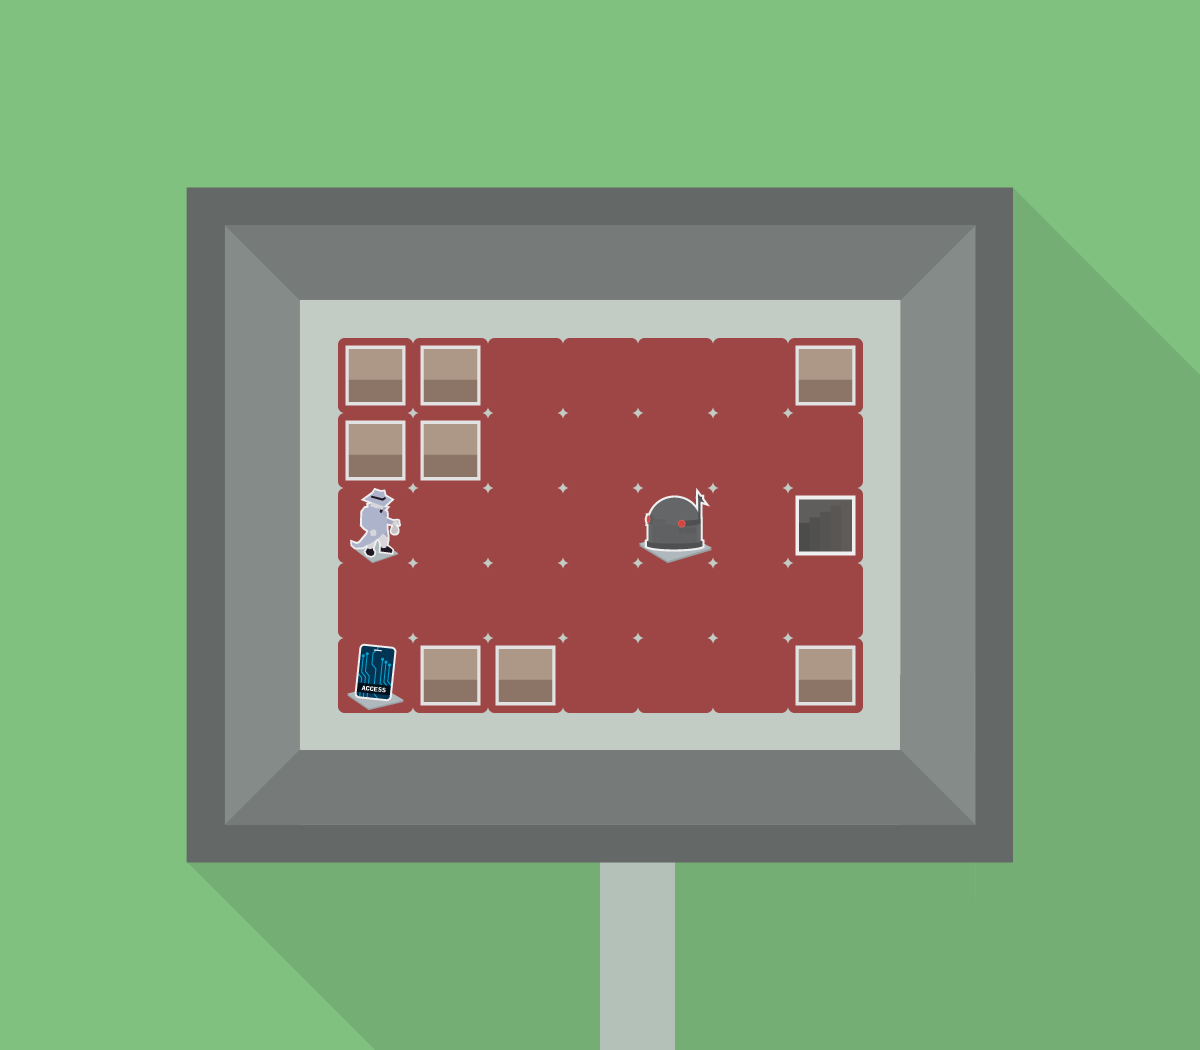

This game map was drawn from its Tiled (.tmx) file and the tilesets committed beside it. A one-line description and the full map source follow:
An orthogonal 16x14 tile map with 75x75 px tiles, 3 tile layers (Board, Tiles, Assets), 3 tilesets.

<map version="1.0" tiledversion="1.1.4" orientation="orthogonal" renderorder="right-down" width="16" height="14" tilewidth="75" tileheight="75" infinite="0" nextobjectid="1">
 <tileset firstgid="1" name="hq_v2" tilewidth="75" tileheight="75" tilecount="56" columns="8">
  <image source="tilesets/hq_v2.png" width="600" height="525" />
 </tileset>
 <tileset firstgid="57" name="hq" tilewidth="38" tileheight="38" tilecount="100" columns="10">
  <image source="tilesets/hq.png" width="380" height="380" />
 </tileset>
 <tileset firstgid="157" name="tiles" tilewidth="75" tileheight="75" tilecount="12" columns="4">
  <image source="tiles.png" width="300" height="225" />
 </tileset>
 <layer name="Board" width="16" height="14">
  <data encoding="csv">
1,1,1,1,1,1,1,1,1,1,1,1,1,1,1,1,
1,1,1,1,1,1,1,1,1,1,1,1,1,1,1,1,
1,1,9,10,10,10,10,10,10,10,10,10,10,15,1,1,
1,1,17,18,19,19,19,19,19,19,19,19,22,23,24,1,
1,1,17,26,28,28,28,28,28,28,28,28,30,23,51,24,
1,1,17,26,28,28,28,28,28,28,28,28,30,23,51,51,
1,1,17,26,28,28,28,28,28,28,28,28,30,23,51,51,
1,1,17,26,28,28,28,28,28,28,28,28,30,23,51,51,
1,1,17,26,28,28,28,28,28,28,28,28,30,23,51,51,
1,1,25,26,28,28,28,28,28,28,28,28,26,31,51,51,
1,1,17,34,19,19,19,19,19,19,19,19,38,23,51,51,
1,1,41,42,42,42,42,42,46,42,42,42,42,47,51,51,
1,1,1,50,51,51,51,51,54,51,51,51,51,51,51,51,
1,1,1,1,50,51,51,51,54,51,51,51,51,51,51,51
</data>
 </layer>
 <layer name="Tiles" width="16" height="14" offsetx="38" offsety="38">
  <data encoding="csv">
0,0,0,0,0,0,0,0,0,0,0,0,0,0,0,0,
0,0,0,0,0,0,0,0,0,0,0,0,0,0,0,0,
0,0,0,0,0,0,0,0,0,0,0,0,0,0,0,0,
0,0,0,0,0,0,0,0,0,0,0,0,0,0,0,0,
0,0,0,0,162,162,162,162,162,162,162,0,0,0,0,0,
0,0,0,0,162,162,162,162,162,162,162,0,0,0,0,0,
0,0,0,0,162,162,162,162,162,162,162,0,0,0,0,0,
0,0,0,0,162,162,162,162,162,162,162,0,0,0,0,0,
0,0,0,0,162,162,162,162,162,162,162,0,0,0,0,0,
0,0,0,0,0,0,0,0,0,0,0,0,0,0,0,0,
0,0,0,0,0,0,0,0,0,0,0,0,0,0,0,0,
0,0,0,0,0,0,0,0,0,0,0,0,0,0,0,0,
0,0,0,0,0,0,0,0,0,0,0,0,0,0,0,0,
0,0,0,0,0,0,0,0,0,0,0,0,0,0,0,0
</data>
 </layer>
 <layer name="Assets" width="16" height="14" offsetx="38" offsety="38">
  <data encoding="csv">
0,0,0,0,0,0,0,0,0,0,0,0,0,0,0,0,
0,0,0,0,0,0,0,0,0,0,0,0,0,0,0,0,
0,0,0,0,0,0,0,0,0,0,0,0,0,0,0,0,
0,0,0,0,0,0,0,0,0,0,0,0,0,0,0,0,
0,0,0,0,157,157,0,0,0,0,157,0,0,0,0,0,
0,0,0,0,157,157,0,0,0,0,0,0,0,0,0,0,
0,0,0,0,164,0,0,0,163,0,158,0,0,0,0,0,
0,0,0,0,0,0,0,0,0,0,0,0,0,0,0,0,
0,0,0,0,166,157,157,0,0,0,157,0,0,0,0,0,
0,0,0,0,0,0,0,0,0,0,0,0,0,0,0,0,
0,0,0,0,0,0,0,0,0,0,0,0,0,0,0,0,
0,0,0,0,0,0,0,0,0,0,0,0,0,0,0,0,
0,0,0,0,0,0,0,0,0,0,0,0,0,0,0,0,
0,0,0,0,0,0,0,0,0,0,0,0,0,0,0,0
</data>
 </layer>
</map>
